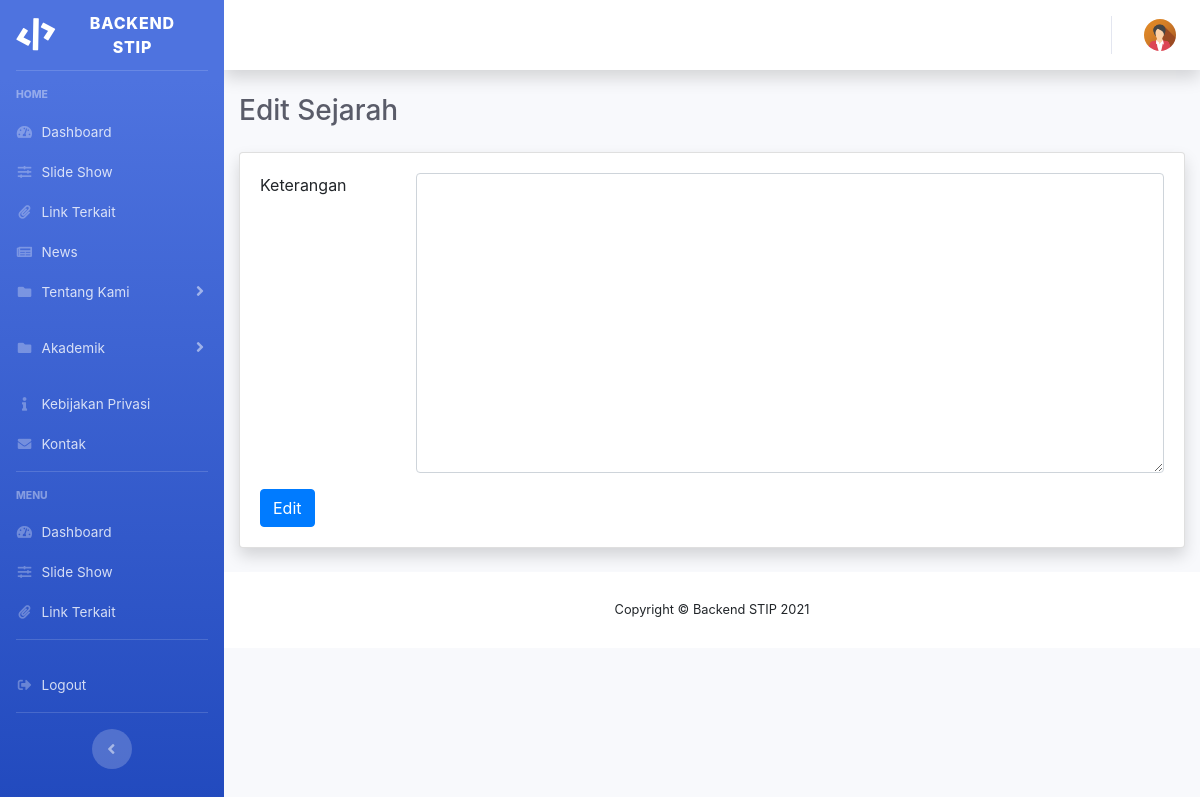
/index.php/admin/edit_sejarah, run on an earlier commit of the app's database.
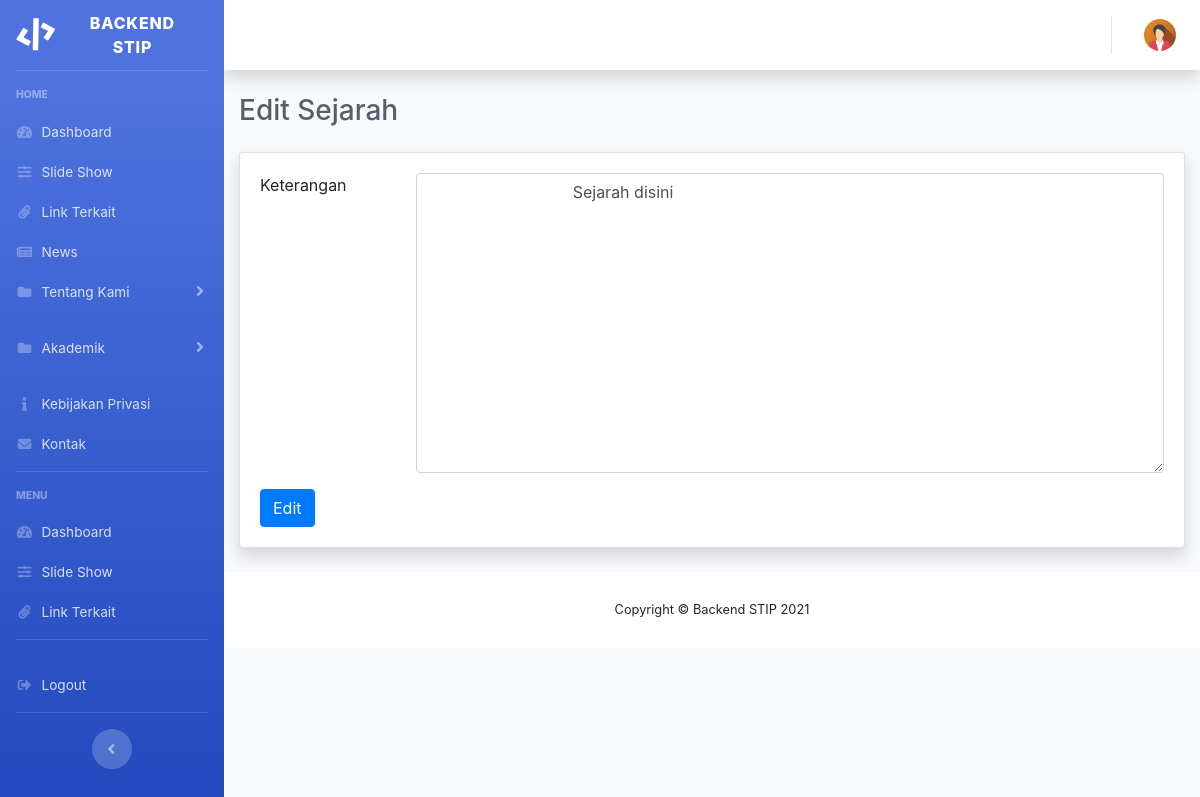
And on a later commit of the database.
### tables this page shows
CREATE TABLE `aboutus` (
  `id` int(11) NOT NULL,
  `title` varchar(255) NOT NULL,
  `description` text NOT NULL,
  `created_at` datetime NOT NULL
);

### application/controllers/Admin.php (called while the page is built, shortened)
<?php
class Admin extends CI_Controller
{
    public function __construct()
    {
        $this->load->helper(array('form', 'url', 'file'));
        $this->load->model('admin_model');
    }
public function edit_sejarah()
{
    $data['title'] = 'Edit Sejarah';
    $this->load->model('Admin_model','sejarah');
    $data['sejarah'] = $this->sejarah->select_sejarah();
    $this->load->view('admin/themes/header');
    $this->load->view('admin/tentangkami/sejarah',$data);
    $this->load->view('admin/themes/footer');
}
}

### index.php (called while the page is built, shortened)
<?php
require_once BASEPATH.'core/CodeIgniter.php';

### application/models/Admin_model.php (called while the page is built, shortened)
<?php
class Admin_model extends CI_Model {
public function select_sejarah()
{
	$sql = $this->db->query("select * from aboutus where id = '1'");
	$data = $sql->result_array();
	return $data;
}
} ?>

### application/views/admin/tentangkami/sejarah.php (the view, shortened to what this page needs)
<div class="container-fluid">
            <h5 class="h3 mb-4 text-gray-800"><?= $title;?></h5>
            <div class="card shadow mb-4">
                <div class="card-body">
                <div class="row">
                <div class="col-lg-12">
                    <?=form_open_multipart('admin/proses_edit_sejarah', 'id="edit_sejarah"') ?>
                        <div class="form-group row">
                        <div class="col-sm-2">
                            Keterangan
                        </div>
                        <div class="col-sm-10">
                                <textarea class="form-control" style="height:300px" name="description">
                                <?= $sejarah[0]['description']?>
                                </textarea>
                        </div>
                        </div>
                        <div class="from-group">
                            <button type="submit" class="btn btn-primary">Edit</button>
                        </div>
                    </form>
                </div>
            </div>
                </div>
            </div>
        </div>

What changed in the data, as far as the page shows it:
changed aboutus: description (not shown) → "Sejarah disini"
